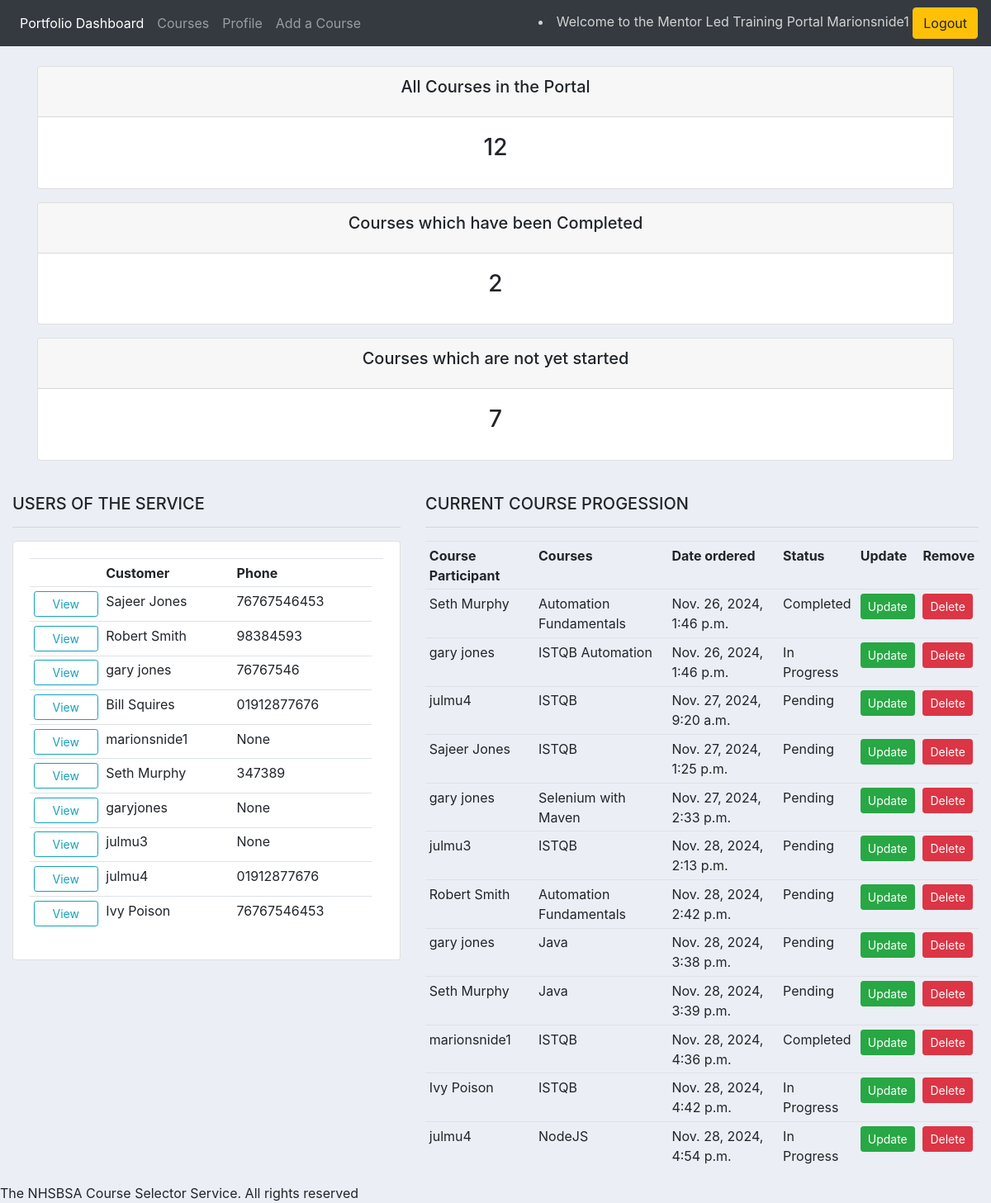
/ (signed in), run on the app's committed database.
### mentorapp/models.py (models this page shows, shortened)
class Customer(models.Model):
    user = models.OneToOneField(User,  null=True, on_delete=models.CASCADE)
    name = models.CharField(max_length=200, null=True)
    phone = models.CharField(max_length=200, null=True)
    email = models.CharField(max_length=200, null=True)
    profile_pic = models.ImageField(null=True, blank=True)
    date_created = models.DateTimeField(auto_now_add=True, null=True)

class Order(models.Model):
    STATUS = (
            ('Pending', 'Pending'),
            ('In Progress', 'In Progress'),
            ('Completed', 'Completed')
    )
    customer = models.ForeignKey(Customer, null=True, on_delete= models.SET_NULL)
    courses = models.ForeignKey(Courses, null=True, on_delete= models.SET_NULL)
    date_created = models.DateTimeField(auto_now_add=True, null=True)
    status = models.CharField(max_length=200, null=True, choices=STATUS)

class Courses(models.Model):
    CATEGORY = (
            ('test_based', 'test_based'),
            ('developer_based', 'developer_based'),
             ('multi-discipline', 'multi-discipline')
            )
    name = models.CharField(max_length=200, null=True)
    category = models.CharField(max_length=200, null=True, choices=CATEGORY)
    difficulty = models.CharField(max_length=200, null=True)
    description = models.CharField(max_length=200, null=True, blank=True)
    date_created = models.DateTimeField(auto_now_add=True, null=True)
    tags = models.ManyToManyField(Tag)
    def __str__(self):
        return self.name

### mentorapp/decorators.py (the view)
        def wrapper_func(request, *args, **kwargs):
            g = request.user.groups.values_list('name', flat=True)
            groups = list(g)
            if set(groups) & set(allowed_roles):
                return view_func(request, *args, **kwargs)
            else:
                return HttpResponse(
                    "<h2>At this time you are not authorised to view this page, as it is restricted. Please reach out to the People services manager for more information</h2>"
                    f"<p><a href='{reverse('home')}' >Return to the Dashboard</a></p>")

### mentorapp/views.py (called while the page is built)
@login_required(login_url='login')
@allowed_users(allowed_roles=['admin', 'customer'])
def home(request):
    orders = Order.objects.all().order_by('id')
    customers = Customer.objects.all()
    pending = orders.filter(status='Pending')
    completed = orders.filter(status='Completed')
    context = {'orders': orders, 'customers' : customers,
               'pending': pending,
               'completed': completed}
    return render(request, 'mentorapp/dashboard.html', context)

### mentorapp/templates/mentorapp/dashboard.html (shortened to what this page needs)
{%  extends 'mentorapp/base_template.html' %}
{% block content %}
{% include 'mentorapp/status.html' %}
<br>
<div class="row">
    <div class="col-md-5">
        <h5>USERS OF THE SERVICE</H5>
        <hr>
        <div class="card card-body">
            <table class="table table-sm">
                <tr>
                    <th></th>
                    <th>Customer</th>
                    <th>Phone</th>
                    <th></th>
                </tr>
                {% for customer in customers %}
                    <tr>
                    <td><a href="{%url 'customer' customer.id%}" class="btn btn-sm btn-outline-info btn-block">View</a></td>
                    <td>{{customer.name}}</td>
                    <td>{{customer.phone}}</td>
                    </tr>
                    {% endfor %}
            </table>
        </div>
    </div>
    <div class="col-md-7">
        <h5>CURRENT COURSE PROGESSION</H5>
        <hr>
            <table class="table table-sm">
                <tr>
                    <th>Course Participant</th>
                    <th>Courses</th>
                    <th>Date ordered</th>
                    <th>Status</th>
                    <th>Update</th>
                    <th>Remove</th>
                </tr>
                {% for order in orders %}
                        <tr>
                            <td>{{order.customer.name}}</td>
                            <td>{{order.courses}}</td>
                            <td>{{order.date_created}}</td>
                            <td>{{order.status}}</td>
                            <td><a class="btn btn-sm btn-success" href="{% url 'update_order' order.id%}">Update</a></td>
                            <td><a class="btn btn-sm btn-danger" href="{% url 'delete_order' order.id%}">Delete</a></td>
                        </tr>
                    {% endfor %}
            </table>
        </div>
    </div>
</div>
{% endblock %}

### mentorapp/templates/mentorapp/navbar.html (shortened to what this page needs)
{% load static %}
<nav class="navbar navbar-expand-lg navbar-dark bg-dark">
  <div class="collapse navbar-collapse" id="navbarNav">
    <ul class="navbar-nav mr-auto">
      <li class="nav-item active">
        <a class="nav-link" href="{%url 'home' %}">Portfolio Dashboard</a>
      </li>
      <li class="nav-item">
        <a class="nav-link" href="{%url 'courses' %}">Courses</a>
      </li>
      <li class="nav-item">
        <a class="nav-link" href="{% url 'mentorapp_settings' %}">Profile</a>
      </li>
      <li class="nav-item">
        <a class="nav-link" href="{% url 'create_courses' %}">Add a Course</a>
      </li>
    </ul>
      <li class="nav-item" style="color: lightgrey;">
        <span>Welcome to the Mentor Led Training Portal {{request.user|title}}</span>
        <a href="{% url 'logout' %}" class="btn btn-warning my-2 my-sm-0">Logout</a>
      </li>
  </div>
</nav>

### static/css/base.css (style rules this page uses)
body { background-color: #ebeff5; }

### data on the page
Customer: name "Sajeer Jones", phone "76767546453"
Customer: name "Robert Smith", phone "98384593"
Customer: name "gary jones", phone "76767546"
Customer: name "Bill Squires", phone "01912877676"
Customer: name "marionsnide1", phone "None"
Customer: name "Seth Murphy", phone "347389"
Customer: name "garyjones", phone "None"
Customer: name "julmu3", phone "None"
Customer: name "julmu4", phone "01912877676"
Customer: name "Ivy Poison", phone "76767546453"
Order: customer.name "Seth Murphy", courses "Automation Fundamentals", date_created "Nov. 26, 2024, 1:46 p.m.", status "Completed"
Order: customer.name "gary jones", courses "ISTQB Automation", date_created "Nov. 26, 2024, 1:46 p.m.", status "In Progress"
Order: customer.name "julmu4", courses "ISTQB", date_created "Nov. 27, 2024, 9:20 a.m.", status "Pending"
Order: customer.name "Sajeer Jones", courses "ISTQB", date_created "Nov. 27, 2024, 1:25 p.m.", status "Pending"
Order: customer.name "gary jones", courses "Selenium with Maven", date_created "Nov. 27, 2024, 2:33 p.m.", status "Pending"
Order: customer.name "julmu3", courses "ISTQB", date_created "Nov. 28, 2024, 2:13 p.m.", status "Pending"
Order: customer.name "Robert Smith", courses "Automation Fundamentals", date_created "Nov. 28, 2024, 2:42 p.m.", status "Pending"
Order: customer.name "gary jones", courses "Java", date_created "Nov. 28, 2024, 3:38 p.m.", status "Pending"
Order: customer.name "Seth Murphy", courses "Java", date_created "Nov. 28, 2024, 3:39 p.m.", status "Pending"
Order: customer.name "marionsnide1", courses "ISTQB", date_created "Nov. 28, 2024, 4:36 p.m.", status "Completed"
Order: customer.name "Ivy Poison", courses "ISTQB", date_created "Nov. 28, 2024, 4:42 p.m.", status "In Progress"
Order: customer.name "julmu4", courses "NodeJS", date_created "Nov. 28, 2024, 4:54 p.m.", status "In Progress"

### other printed values
{{ request.user|title }} "Marionsnide1"
{{ orders.count }} "12"
{{ completed.count }} "2"
{{ pending.count }} "7"
